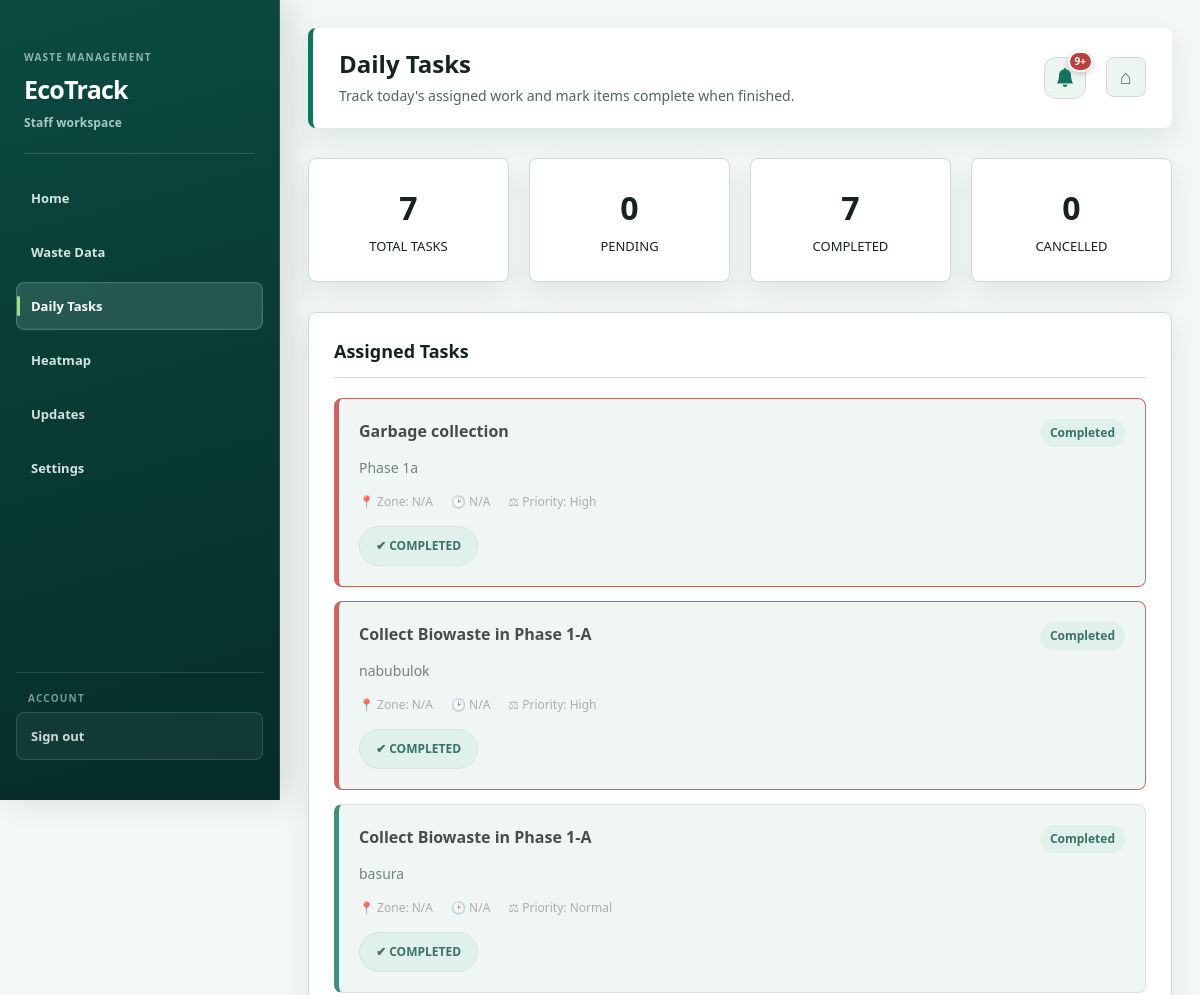
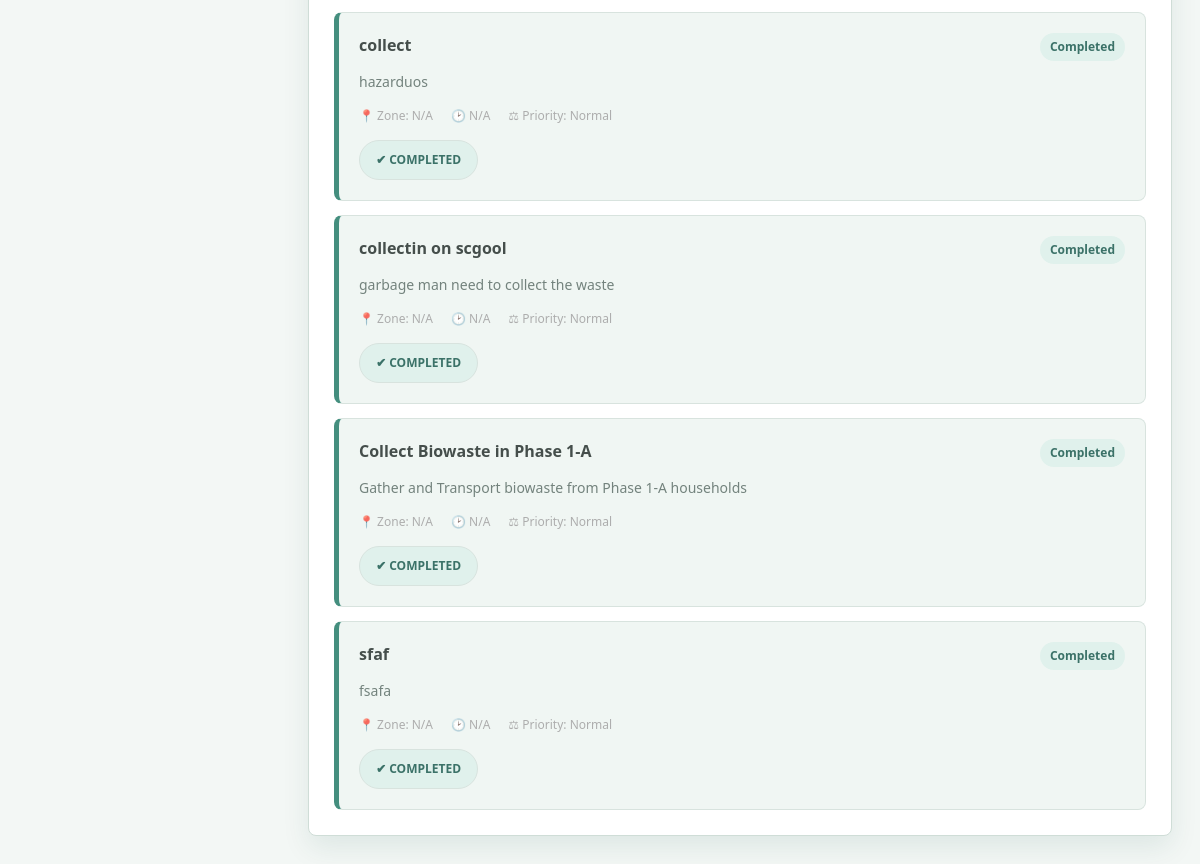
/staff_daily_tasks.php (signed in), run on the app's committed database (2 pictures, top to bottom).
### tables this page shows
CREATE TABLE `daily_tasks` (
  `id` int(11) NOT NULL AUTO_INCREMENT,
  `task_batch_id` char(32) DEFAULT NULL,
  `title` varchar(255) NOT NULL,
  `description` text NOT NULL,
  `assigned_to` int(11) DEFAULT NULL,
  `task_date` date NOT NULL,
  `priority` enum('low','normal','high') DEFAULT 'normal',
  `status` enum('pending','completed','cancelled') DEFAULT 'pending',
  `created_by` int(11) NOT NULL,
  `created_at` timestamp NOT NULL DEFAULT current_timestamp(),
  `completed_at` timestamp NULL DEFAULT NULL,
  `completed_by` int(11) DEFAULT NULL,
  PRIMARY KEY (`id`),
  KEY `created_by` (`created_by`),
  KEY `assigned_to` (`assigned_to`),
  KEY `completed_by` (`completed_by`),
  KEY `idx_daily_tasks_batch` (`task_batch_id`),
  CONSTRAINT `daily_tasks_ibfk_1` FOREIGN KEY (`created_by`) REFERENCES `users` (`id`) ON DELETE CASCADE,
  CONSTRAINT `daily_tasks_ibfk_2` FOREIGN KEY (`assigned_to`) REFERENCES `users` (`id`) ON DELETE SET NULL,
  CONSTRAINT `daily_tasks_ibfk_3` FOREIGN KEY (`completed_by`) REFERENCES `users` (`id`) ON DELETE SET NULL
);

### staff_daily_tasks.php (the view, shortened to what this page needs)
<?php
$user = getCurrentUser();
$conn = getDBConnection();
$tasks = [];
$completed_count = 0;
$pending_count = 0;
$cancelled_count = 0;
try {
    $stmt = $conn->prepare("SELECT * FROM daily_tasks WHERE assigned_to = ? ORDER BY FIELD(status, 'pending', 'completed', 'cancelled'), FIELD(priority, 'high', 'normal', 'low'), task_date DESC, created_at DESC");
    $stmt->execute([$user['id']]);
    $tasks = $stmt->fetchAll();
    foreach ($tasks as $task) {
        if ($task['status'] == 'completed') {
            $completed_count++;
        } elseif ($task['status'] == 'cancelled') {
            $cancelled_count++;
        } else {
            $pending_count++;
        }
    }
} catch (PDOException $e) {
    $error = "Failed to load tasks.";
}
?>
<!DOCTYPE html>
<html lang="en">
<head>
    <?php include 'includes/theme_head.php'; ?>
    <link rel="stylesheet" href="assets/css/ecotrack-theme.css?v=<?php echo filemtime(__DIR__ . '/assets/css/ecotrack-theme.css'); ?>">
</head>
<body class="staff-page">
    <?php $active_page = 'staff_daily_tasks.php';
include 'includes/sidebar.php'; ?>
    <div class="main-content">
        <div class="header">
            <div>
                <h1>Daily Tasks</h1>
                <p class="staff-subtitle">Track today's assigned work and mark items complete when finished.</p>
            </div>
            <div class="header-icons">
                <?php include 'includes/notification_bell.php'; ?>
                <a href="staff_home.php" title="Staff home">&#8962;</a>
            </div>
        </div>
        <div class="stats-grid">
            <div class="stat-card">
                <div class="stat-value"><?php echo count($tasks); ?></div>
                <div class="stat-label">Total tasks</div>
            </div>
            <div class="stat-card">
                <div class="stat-value" style="color: #ff9800;"><?php echo $pending_count; ?></div>
                <div class="stat-label">Pending</div>
            </div>
            <div class="stat-card">
                <div class="stat-value" style="color: #4caf50;"><?php echo $completed_count; ?></div>
                <div class="stat-label">Completed</div>
            </div>
            <div class="stat-card">
                <div class="stat-value" style="color: #c62828;"><?php echo $cancelled_count; ?></div>
                <div class="stat-label">Cancelled</div>
            </div>
        </div>
        <div class="task-container">
            <h2>Assigned Tasks</h2>
            <?php if (empty($tasks)): ?>
                <div class="empty-state">
                    <div class="empty-state-icon">&#128466;</div>
                    <p>No tasks assigned yet.</p>
                </div>
            <?php else: ?>
                <div class="task-list">
                    <?php foreach ($tasks as $task): ?>
                        <div class="task-item <?php echo $task['status']; ?> <?php echo $task['priority'] == 'high' ? 'high-priority' : ''; ?>">
                            <div class="task-header">
                                <div class="task-title"><?php echo htmlspecialchars($task['title']); ?></div>
                                <span class="task-status <?php echo $task['status']; ?>"><?php echo ucfirst($task['status']); ?></span>
                            </div>
                            <div class="task-description"><?php echo htmlspecialchars($task['description']); ?></div>
                            <div class="task-meta">
                                <span>&#128205; Zone: <?php echo htmlspecialchars($task['zone'] ?? 'N/A'); ?></span>
                                <span>&#128337; <?php echo htmlspecialchars($task['estimated_time'] ?? 'N/A'); ?></span>
                                <span>&#9878; Priority: <?php echo ucfirst($task['priority']); ?></span>
                            </div>
                            <?php if ($task['status'] == 'pending'): ?>
                                <form method="post" action="" class="task-complete-form" style="display: inline;" data-confirm-title="Mark task complete?" data-confirm-message="Mark “<?php echo htmlspecialchars($task['title'], ENT_QUOTES, 'UTF-8'); ?>” as completed? You can no longer complete it again." data-confirm-action="Complete task">
                                    <input type="hidden" name="task_id" value="<?php echo $task['id']; ?>">
                                    <input type="hidden" name="complete_task" value="1">
                                    <button type="submit" class="task-complete-control">&#10003; Mark task complete</button>
                                </form>
                            <?php elseif ($task['status'] == 'completed'): ?>
                                <span class="task-complete-status" role="status">&#10004; Completed</span>
                            <?php else: ?>
                                <span class="task-complete-status task-complete-status--cancelled" role="status">&#10005; Cancelled</span>
                            <?php endif; ?>
                        </div>
                    <?php endforeach; ?>
                </div>
            <?php endif; ?>
        </div>
    </div>
</body>
</html>

### staff_daily_tasks.php (style rules this page uses)
:root { --bg-primary: #f5f5f5; --bg-secondary: white; --bg-sidebar: linear-gradient(180deg, #8bc34a 0%, #689f38 100%); --text-primary: #333; --text-secondary: #666; --text-muted: #999; --border-color: #ddd; --card-shadow: 0 2px 10px rgba(0, 0, 0, 0.1); }
* { margin: 0; padding: 0; box-sizing: border-box; }
body { font-family: "Segoe UI", Tahoma, Geneva, Verdana, sans-serif; background: var(--bg-primary); color: var(--text-primary); transition: background 0.3s, color 0.3s; display: flex; min-height: 100vh; }
.main-content { flex: 1; margin-left: 280px; padding: 20px; }
.header { display: flex; justify-content: space-between; align-items: center; margin-bottom: 30px; }
.header h1 { color: #4a4a4a; font-size: 24px; font-weight: 600; }
.header-icons { display: flex; gap: 20px; }
.header-icons a { color: #666; text-decoration: none; font-size: 20px; }
.stats-grid { display: grid; grid-template-columns: repeat(4, 1fr); gap: 20px; margin-bottom: 30px; }
.stat-card { background: white; border-radius: 15px; padding: 25px; box-shadow: 0 2px 10px rgba(0, 0, 0, 0.1); text-align: center; }
.stat-value { font-size: 32px; font-weight: bold; color: #8bc34a; margin-bottom: 5px; }
.stat-label { font-size: 13px; color: #666; text-transform: uppercase; }
.task-container { background: white; border-radius: 15px; padding: 25px; box-shadow: 0 2px 10px rgba(0, 0, 0, 0.1); }
.task-container h2 { font-size: 18px; font-weight: 600; color: #333; margin-bottom: 20px; border-bottom: 2px solid #8bc34a; padding-bottom: 10px; text-transform: uppercase; }
.task-list { display: flex; flex-direction: column; gap: 15px; }
.task-item { background: #f5f5f5; border-radius: 10px; padding: 20px; border-left: 4px solid #8bc34a; }
.task-item.completed { border-left-color: #4caf50; opacity: 0.8; }
.task-item.high-priority { border-left-color: #f44336; }
.task-header { display: flex; justify-content: space-between; align-items: flex-start; margin-bottom: 10px; }
.task-title { font-size: 16px; font-weight: 600; color: #333; }
.task-status { padding: 5px 15px; border-radius: 15px; font-size: 12px; font-weight: 600; text-transform: uppercase; }
.task-status.completed { background: #e8f5e9; color: #4caf50; }
.task-description { color: #666; font-size: 14px; margin-bottom: 15px; }
.task-meta { display: flex; gap: 20px; font-size: 12px; color: #999; margin-bottom: 15px; }
.task-complete-status { display: inline-flex; align-items: center; gap: 9px; padding: 10px 16px; border: 1px solid var(--eco-border, #c8e6c9); border-radius: 20px; background: var(--eco-primary-soft, #e8f5e9); color: var(--eco-primary-strong, #0b4f43); font-size: 12px; font-weight: 700; text-transform: uppercase; }

### data on the page
daily_tasks: title "Garbage collection", status "Completed", description "Phase 1a", zone "N/A", estimated_time "N/A", priority "High", shows "✔ COMPLETED"
daily_tasks: title "Collect Biowaste in Phase 1-A", status "Completed", description "nabubulok", zone "N/A", estimated_time "N/A", priority "High", shows "✔ COMPLETED"
daily_tasks: title "Collect Biowaste in Phase 1-A", status "Completed", description "basura", zone "N/A", estimated_time "N/A", priority "Normal", shows "✔ COMPLETED"
daily_tasks: title "collect", status "Completed", description "hazarduos", zone "N/A", estimated_time "N/A", priority "Normal", shows "✔ COMPLETED"
daily_tasks: title "collectin on scgool", status "Completed", description "garbage man need to collect the waste", zone "N/A", estimated_time "N/A", priority "Normal", shows "✔ COMPLETED"
daily_tasks: title "Collect Biowaste in Phase 1-A", status "Completed", description "Gather and Transport biowaste from Phase 1-A households", zone "N/A", estimated_time "N/A", priority "Normal", shows "✔ COMPLETED"
daily_tasks: title "sfaf", status "Completed", description "fsafa", zone "N/A", estimated_time "N/A", priority "Normal", shows "✔ COMPLETED"

### other printed values
$sidebarWorkspaceLabel "Staff workspace"
$item['text'] "Home"
$item['text'] "Waste Data"
$item['text'] "Daily Tasks"
$item['text'] "Heatmap"
$item['text'] "Updates"
$item['text'] "Settings"
count($tasks) "7"
$pending_count "0"
$completed_count "7"
$cancelled_count "0"
